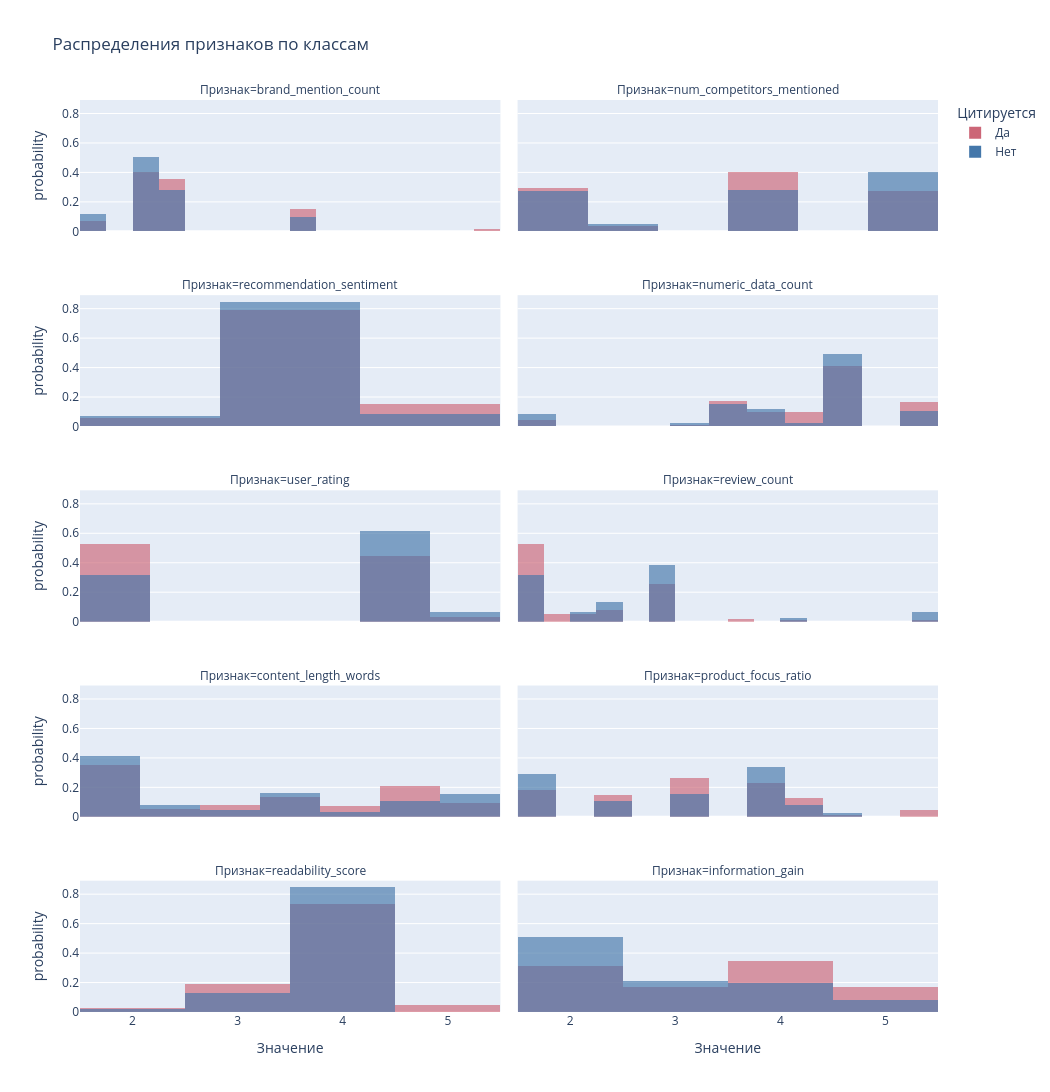
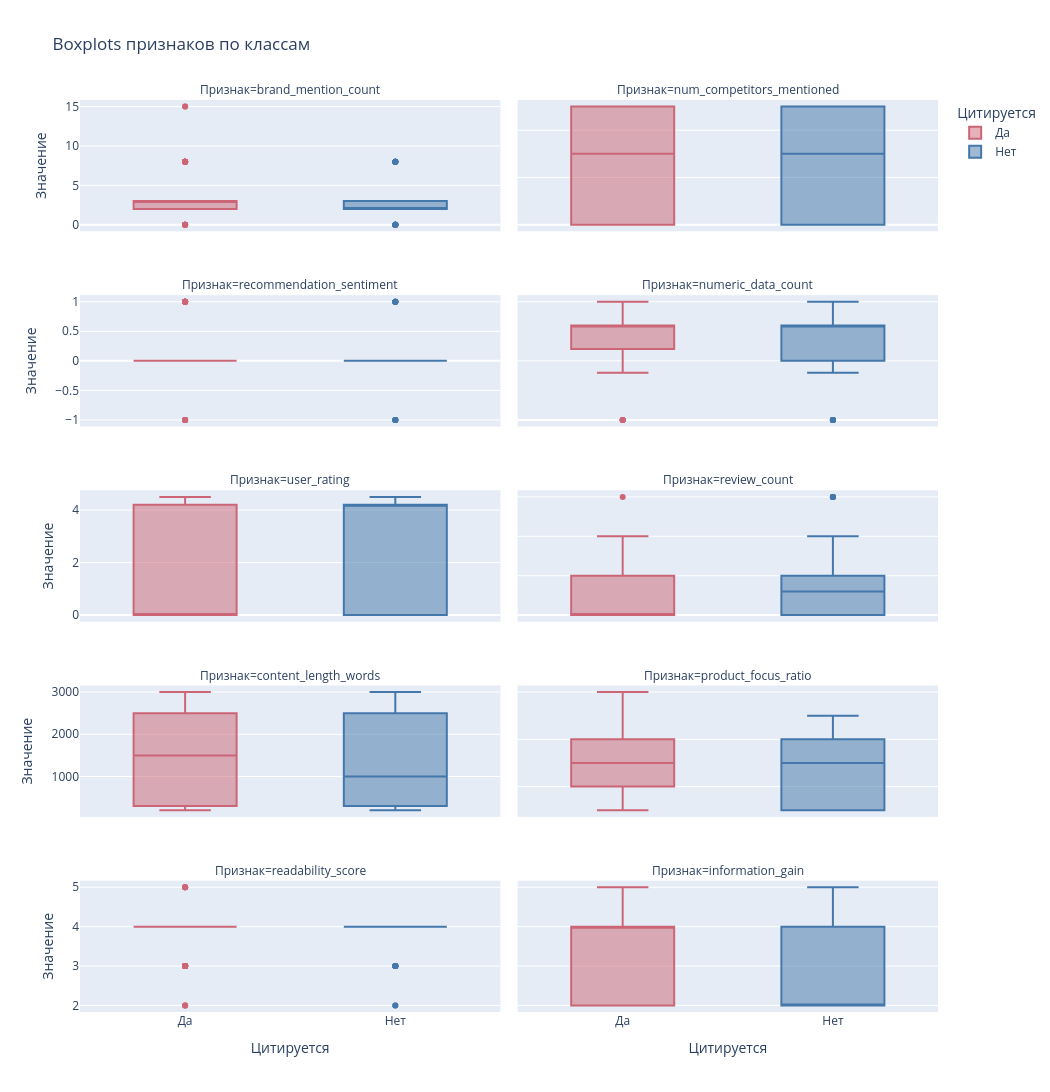

Notebook code cell kept with these figures, in order:
### Markdown cell above
## Распределения и выбросы

### Code cell
eda_colors = {"Нет": "#4477AA", "Да": "#CC6677"}
eda_long = df.melt(id_vars=eda_target, value_vars=eda_multi,
                   var_name="Признак", value_name="Значение").dropna()
eda_long["Цитируется"] = eda_long[eda_target].map({0: "Нет", 1: "Да"})

fig = px.histogram(eda_long, x="Значение", color="Цитируется",
                   facet_col="Признак", facet_col_wrap=2,
                   color_discrete_map=eda_colors, barmode="overlay",
                   histnorm="probability", opacity=0.65,
                   title="Распределения признаков по классам")
for trace in fig.data:
    trace.bingroup = trace.xaxis

fig.update_xaxes(matches=None)
fig.update_layout(height=1500, width=1050)
fig.show()
logger.report_plotly(title="EDA", series="feature_distributions", figure=fig)

fig = px.box(eda_long, x="Цитируется", y="Значение", color="Цитируется",
             facet_col="Признак", facet_col_wrap=2,
             color_discrete_map=eda_colors, points="outliers",
             title="Boxplots признаков по классам")
fig.update_yaxes(matches=None)
fig.update_layout(height=1500, width=1050)
fig.show()
logger.report_plotly(title="EDA", series="feature_boxplots", figure=fig)
